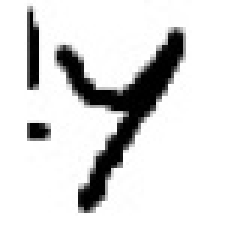
#> input picture recognite_system/partirnated_dataset/1.jpg, 80 x 80 px, found by its file name (shown 3 times larger)
$ python simple_partirnation.py
#> lines starting #> are read from the running program, lines starting #| are printed output that depends on the picture; after the words box and inside, x2 and y2 are one past the last pixel; in counts of white or black regions, pixels touching at a corner belong together
import cv2
import numpy as np
from PIL import Image

### CHECK IT BEFORE RUNNING ###
dataset_way = 'dataset1/'
way_to_save_letters = 'partirnated_dataset/'
image_name = '1.jpg'
letter_size = 80
model_name = 'good_model.hdf5'
letter_indent = 10
###############################

def dist(x1, y1, x2, y2):
    return np.sqrt((x2 - x1) ** 2 + (y2 - y1) ** 2)


def detector_on_page(page_name):            ### detect letters on page, returns array of latters pics and count of latters
#> called with page_name = '1.jpg'
    img = cv2.imread(dataset_way + page_name)
#> img is the input picture: shape (80, 80, 3); min 0, max 255, mean 221.9
    width = img.shape[1]
#> width = 80
    height = img.shape[0]
#> height = 80

    output = img.copy()
    gray = cv2.cvtColor(img, cv2.COLOR_BGR2GRAY)
    letter_count_in_page = 0
    letters = []
    letters_coords = []

    th, threshed = cv2.threshold(gray, 127, 255, cv2.THRESH_BINARY_INV | cv2.THRESH_OTSU)
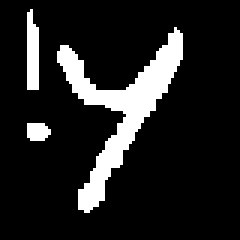
#> threshed: shape (80, 80) (shown 3 times larger); 13.2% white; 3 white regions
#> th = 137

    cnts, _ = cv2.findContours(threshed, cv2.RETR_TREE, cv2.CHAIN_APPROX_SIMPLE)
#> cnts = 3 contours; box (x1, y1, x2, y2) and area: (19, 9, 61, 71) 604, (9, 3, 13, 30) 68, (9, 41, 17, 47) 30
    cnts = sorted(cnts, key=cv2.contourArea, reverse=True)

    for cnt in cnts:

        ### criterion for detecting letters ###

        if cv2.contourArea(cnt) > 10:
            (x, y, w, h) = cv2.boundingRect(cnt)

            ### checking intersections ###
            letter_count_in_page += 1
            w = w + min(int(letter_indent / 2), x) + min(int(letter_indent / 2), width - x - w)
            x = x - min(int(letter_indent / 2), x)
            h = h + min(int(letter_indent / 2), y) + min(int(letter_indent / 2), height - y - h)
            y = y - min(int(letter_indent / 2), y)
            s = w * h
            letters_coords.append([x, y, w, h, s])
#> this loop made 3 passes
#> (x, y, w, h, s) on passes 1 to 3: (14, 4, 52, 72, 3744), (4, 0, 14, 35, 490), (4, 36, 18, 16, 288)
#> after the loop, letter_count_in_page = 3; letters_coords = [[14, 4, 52, 72, 3744], [4, 0, 14, 35, 490], [4, 36, 18, 16, 288]]

    letters_coords.sort(key=lambda x: x[4], reverse=True)

    letters_coords = total_check(letters_coords)

    # croping letters
    for i in letters_coords:
        x = i[0]
        y = i[1]
        w = i[2]
        h = i[3]

        cv2.rectangle(output, (x, y), (x + w, y + h), (70, 0, 0), 1)

        letter_crop = gray[y:y + h, x:x + w]

        size_max = max(w, h)
        letter_square = 255 * np.ones(shape=[size_max, size_max], dtype=np.uint8)
        if w > h:
            y_pos = size_max // 2 - h // 2
            letter_square[y_pos:y_pos + h, 0:w] = letter_crop
        elif w < h:
            x_pos = size_max // 2 - w // 2
            letter_square[0:h, x_pos:x_pos + w] = letter_crop
        else:
            letter_square = letter_crop

        letters.append((x, w, cv2.resize(letter_square, (letter_size, letter_size), interpolation=cv2.INTER_AREA)))

    # Sort array in place by X-coordinate
    letters.sort(key=lambda x: x[0], reverse=False)

    return letters, letter_count_in_page


def partirnate_file(image_name):
    letters, k = detector_on_page(image_name)
    print('there are ', len(letters),' letters')
    for i in range(len(letters)):
        img = cv2.cvtColor(letters[i][2],cv2.COLOR_GRAY2RGB)
        #cv2.imshow(str(i), img)
        cv2.imwrite(way_to_save_letters + str(i) + '.jpg', img)
    #cv2.waitKey(0)


def total_check(X):     ### checking for all

    ### checking for intersection. Criterion: square.
    # Дальше смотрим на каждую букву, и проверяем с теми, у которых площадь меньше.
    # Если они достаточно близки, и отношение площади большего прямоугольника к площади внешнего больше 0.8,
    # то мы объединяем их в один.
    obj = 0
    while obj != len(X) - 1:
        x = X[obj][0]
        y = X[obj][1]
        w = X[obj][2]
        h = X[obj][3]
        s = X[obj][4]
        check = True
        while check:
            check = False
            for obj2 in range(obj + 1, len(X)):
                xx = X[obj2][0]
                yy = X[obj2][1]
                ww = X[obj2][2]
                hh = X[obj2][3]

                x_new = min(x, xx)
                y_new = min(y, yy)
                w_new = max(ww, w, x + w - xx, xx + ww - x)
                h_new = max(hh, h, y + h - yy, yy + hh - y)
                if (s/(h_new * w_new) >= 0.7):
                    del X[obj2]
                    X[obj][0] = x_new
                    X[obj][1] = y_new
                    X[obj][2] = w_new
                    X[obj][3] = h_new
                    X[obj][4] = w_new * h_new

                    x = x_new
                    y = y_new
                    w = w_new
                    h = h_new
                    s = w_new * h_new
                    check = True
                    break
        obj += 1
#> this loop made 2 passes
#> obj on pass 1: 1
#> after the loop, X = [[4, 0, 62, 76, 4712]]; obj = 1
    return X


#> (the run stopped early here; a loop or call above may not have finished)
